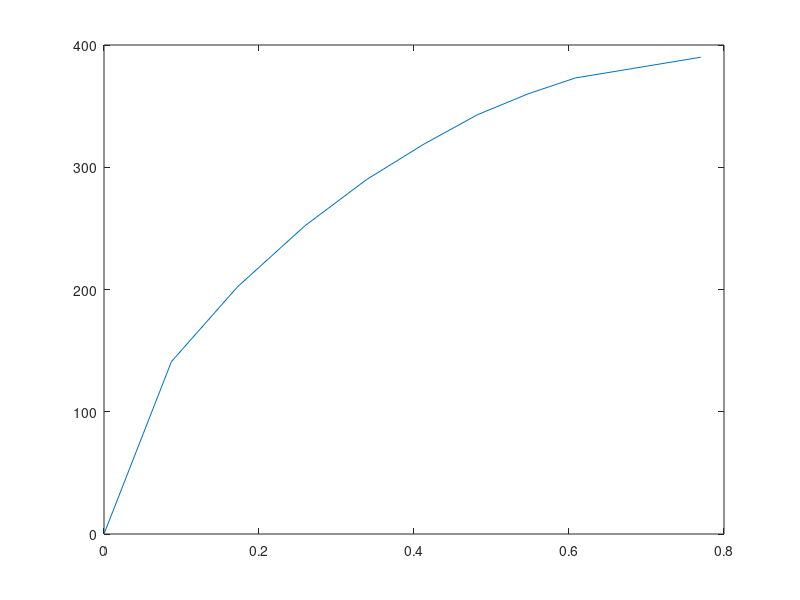

Reproduce this figure in MATLAB. (Note: this script raises an error after producing the figure.)
sigma = [0 141 202 252 290 319 343 360 373 390];
epsilon = [0.00 0.087 0.172 0.259 0.339 0.413 0.482 0.547 0.608 0.770];
plot(epsilon, sigma)

% initial model selection: Holloman
% justification: simplest model to fit (least parameters), and the curve
% starts at the origin

sigma_t = k*epsilon_t^n;
s = sum(sigma - (k*epsilon^n))^2;